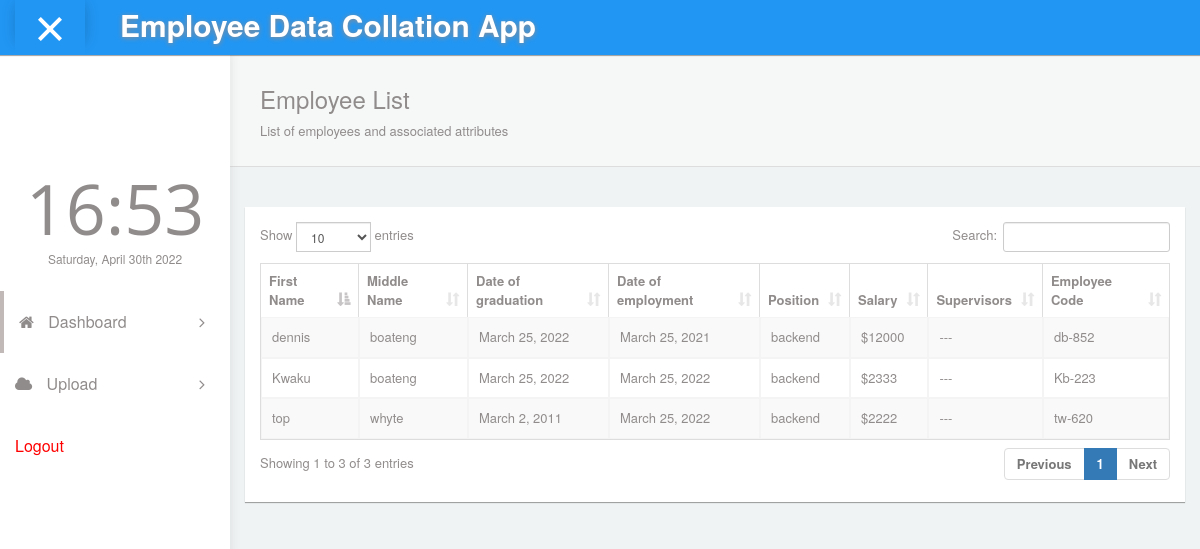
Screenshot of / (signed in) with the database file from the repository.
### employee/models.py (models this page shows, shortened)
class EmployeeRecords(models.Model):
	first_name 			= models.CharField(max_length=255)
	middle_name			= models.CharField(max_length=255)
	date_of_graduation =models.DateField()
	date_of_employment =models.DateField()
	position= models.CharField(max_length=255,choices=POSITION_CHOICES,default=FRONTEND)
	salary 				= models.IntegerField()
	supervisors 		= models.ManyToManyField(Supervisors,blank=True)
	employee_code 		= models.CharField(max_length=6,blank=True, null=True)
	class Meta:
		verbose_name_plural = "Employee Records"

### employee/views.py (the view)
# urls.py: path("", views.EmployeeListView ,name="list-employees"),
@login_required
def EmployeeListView(request):
	employees  	= EmployeeRecords.objects.all().order_by('first_name')
	context 	= {"employees":employees}
	return render(request, 'employee-list.html',context)

### employee/templates/employee-list.html
{% extends 'base.html' %}
{% load static %}
{% block dashboardActive %}  active {% endblock %}
{% block content %}
            <div id="content">
               <div class="panel box-shadow-none content-header">
                  <div class="panel-body">
                    <div class="col-md-12">
                        <h3 class="animated fadeInLeft">Employee List</h3>
                        <p class="animated fadeInDown">
                          List of employees and associated attributes
                        </p>
                    </div>
                  </div>
              </div>
              <div class="col-md-12 top-20 padding-0">
                <div class="col-md-12">
                  <div class="panel">
                    <div class="panel-body">
                      <div class="responsive-table">
                      <table id="datatables-example" class="table table-striped table-bordered" width="100%" cellspacing="0">
                      <thead>
                        <tr>
                          <th>First Name</th>
                          <th>Middle Name</th>
                          <th>Date of graduation</th>
                          <th>Date of employment</th>
                          <th>Position</th>
                          <th>Salary</th>
                          <th>Supervisors</th>
                          <th>Employee Code</th>
                        </tr>
                      </thead>
                      <tbody>
                        {% for employer in employees %}
                        <tr>
                          <td>{{employer.first_name}}</td>
                          <td>{{employer.middle_name}}</td>
                          <td>{{employer.date_of_graduation}}</td>
                          <td>{{employer.date_of_employment}}</td>
                          <td>{{employer.position}}</td>
                          <td>${{employer.salary}}</td>
                          <td>
                            {% for supervisor in employer.supervisors.all %}
                                {{supervisor}}<br>
                            {% empty %}
                                 ---
                            {% endfor %}
                          </td>
                          <td>{{employer.employee_code}}</td>
                        </tr>
                        {% endfor %}
                      </tbody>
                        </table>
                      </div>
                  </div>
                </div>
              </div>
              </div>
            </div>
{% endblock %}

### rows the page displays
EmployeeRecords: first_name "Kwaku", middle_name "boateng", date_of_graduation "March 25, 2022", date_of_employment "March 25, 2022", position "backend", salary "2333", employee_code "Kb-223"
EmployeeRecords: first_name "dennis", middle_name "boateng", date_of_graduation "March 25, 2022", date_of_employment "March 25, 2021", position "backend", salary "12000", employee_code "db-852"
EmployeeRecords: first_name "top", middle_name "whyte", date_of_graduation "March 2, 2011", date_of_employment "March 25, 2022", position "backend", salary "2222", employee_code "tw-620"
